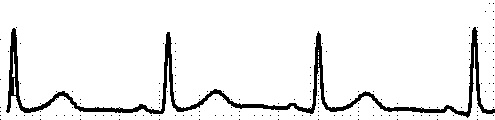
#> input picture Larkai assignment folder/1.jpg, 495 x 120 px
$ jupyter execute --allow-errors Assignment_Code.ipynb
#> lines starting #> are read from the running program, lines starting #| are printed output that depends on the picture; after the words box and inside, x2 and y2 are one past the last pixel; in counts of white or black regions, pixels touching at a corner belong together
[cell 1]
# Import Packages
import cv2
import matplotlib.pyplot as plt
import numpy as np

[cell 2]
# Read an image
I = cv2.imread("1.jpg")
#> I is the input picture: shape (120, 495, 3); min 0, max 255, mean 236.9
I = cv2.cvtColor(I, cv2.COLOR_BGR2GRAY)
#> I: shape (120, 495)

I.dtype

[cell 3]
# Show image
plt.set_cmap("gray")
plt.imshow(I)
plt.plot()

[cell 4]
# Apply median filter
median = cv2.medianBlur(I, 3)

# Show the filtered image
plt.imshow(median, cmap='gray')
plt.title('Image after Median Filter (3x3)')
plt.axis('off')  # Hide axis ticks and labels
plt.show()

[cell 5]
# Create a structuring element for erosion
kernel = np.ones((2, 2), np.uint8)

# Perform erosion to thin the lines
thinned_image = cv2.dilate(I, kernel, iterations=1)
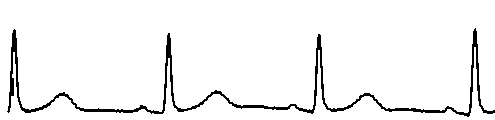
#> thinned_image: shape (120, 495); min 0, max 255, mean 243.2

# Show the thinned image
plt.imshow(thinned_image, cmap='gray')
plt.title('Thinned Image')
plt.axis('off')  # Hide axis ticks and labels
plt.show()

[cell 6]
# Threshold the image
_, thresholded = cv2.threshold(thinned_image, 200, 255, cv2.THRESH_BINARY)
#> thresholded: shape (120, 495); 95.3% white; 1 black region, box (x1, y1, x2, y2) and area: (7, 28, 495, 117) 2764

# Show the thresholded image
plt.imshow(thresholded, cmap='gray')
plt.title('Thresholded Image (Threshold = 200)')
plt.axis('off')  # Hide axis ticks and labels
plt.show()

[cell 7]
# Define the height and width of the image
height = 120
width = 495

# Find the height of the first black pixel from bottom in each column
bottom_heights = []
top_heights = []

for col in range(width):
    column = thresholded[:, col]
    black_indices = np.where(column < 100)[0]

    # Find bottom height
    if len(black_indices) > 0:
        bottom_height = height - np.min(black_indices)
    else:
        bottom_height = 0
    bottom_heights.append(bottom_height)

    # Find top height
    if len(black_indices) > 0:
        top_height = np.max(black_indices)
    else:
        top_height = height
    top_heights.append(top_height)
#> this loop made 495 passes
#> (black_indices, bottom_height, top_height) on passes 8, 9, 20, 21, 22, 23, 24, 25, 26, 27, 28, 29: ([111], 9, 111), ([106, 107, 108, 109, 110, 111, 112], 14, 112), ([97, 98, 99, 100, 101, 102, 103, 104], 23, 104), ([101, 102, 103, 104, 105, 106, 107], 19, 107), ([104, 105, 106, 107, 108, 109], 16, 109), ([107, 108, 109, 110], 13, 110), ([108, 109, 110], 12, 110), ([108, 109, 110, 111], 12, 111), ([109, 110, 111, 112], 11, 112), ([109, 110, 111, 112], 11, 112), ([109, 110, 111, 112], 11, 112), ([109, 110, 111, 112], 11, 112)
#> (bottom_height, top_height) on passes 10 to 15: (28, 111), (49, 107), (73, 95), (87, 95), (90, 95), (91, 51)
#> after the loop, bottom_heights = 495 values, max 92 at index 475, min 0 at index 0, mean 18.47; top_heights = 495 values, max 120 at index 0, min 46 at index 474, mean 106.2

# Convert lists to NumPy arrays
bottom_heights = np.array(bottom_heights)
top_heights = np.array(top_heights)

# Calculate the difference between the total height and top heights
diff_heights = height - top_heights
#> diff_heights = 495 values, max 74 at index 474, min 0 at index 0, mean 13.81

# Calculate mean_heights
mean_heights = np.empty(len(bottom_heights))
#> mean_heights = 495 values, max 74 at index 474, min 0 at index 4, mean 13.81
mean_heights[:20] = bottom_heights[:20]  # Assign bottom_heights directly for the first 20 elements to remove the noise(vertical line)
mean_heights[20:] = (bottom_heights[20:] + diff_heights[20:]) / 2  # Calculate mean for the rest

[cell 8]
# Smooth the mean heights by taking the mean of three consecutive elements
smoothed_heights = np.convolve(mean_heights, np.ones(3) / 3, mode='valid')
#> smoothed_heights = 493 values, max 90.33 at index 13, min 0 at index 0, mean 16.6


$ run again, with Larkai assignment folder/2.jpg copied over Larkai assignment folder/1.jpg
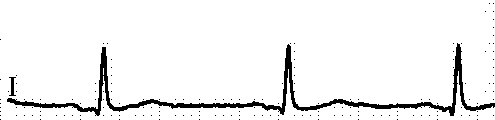
#> input picture Larkai assignment folder/2.jpg, 495 x 120 px
#> I is the input picture: shape (120, 495, 3); min 0, max 255, mean 240.6
#> I: shape (120, 495)
#> `thinned_image = cv2.dilate(I, kernel, iterations=1)`:
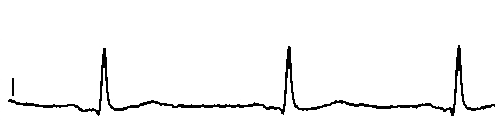
#> thinned_image: shape (120, 495); min 0, max 255, mean 245.7
#> thresholded: shape (120, 495); 96.3% white; 2 black regions, box (x1, y1, x2, y2) and area: (8, 45, 495, 116) 2145, (12, 78, 14, 96) 36
#> the loop `for col in range(width):` made 495 passes
#> (black_indices, bottom_height, top_height) on passes 9, 10, 11, 12, 15, 16, 17, 18: ([100, 101], 20, 101), ([99, 100, 101], 21, 101), ([99, 100, 101], 21, 101), ([99, 100, 101, 102], 21, 102), ([100, 101, 102], 20, 102), ([101, 102, 103], 19, 103), ([102, 103, 104], 18, 104), ([102, 103, 104], 18, 104)
#> after the loop `for col in range(width):`: bottom_heights = 495 values, max 75 at index 458, min 0 at index 0, mean 17.4; top_heights = 495 values, max 120 at index 0, min 67 at index 103, mean 106
#> diff_heights = 495 values, max 53 at index 103, min 0 at index 0, mean 13.96
#> mean_heights = 495 values, max 53 at index 103, min 0 at index 4, mean 13.96
#> smoothed_heights = 493 values, max 61.17 at index 457, min 0 at index 0, mean 15.78

$ run again, with Larkai assignment folder/3.jpg copied over Larkai assignment folder/1.jpg
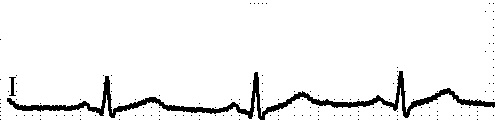
#> input picture Larkai assignment folder/3.jpg, 495 x 120 px
#> I is the input picture: shape (120, 495, 3); min 0, max 255, mean 239.8
#> I: shape (120, 495)
#> `thinned_image = cv2.dilate(I, kernel, iterations=1)`:
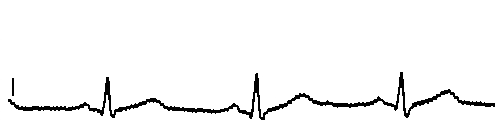
#> thinned_image: shape (120, 495); min 0, max 255, mean 244.7
#> thresholded: shape (120, 495); 95.9% white; 2 black regions, box (x1, y1, x2, y2) and area: (8, 72, 495, 120) 2372, (12, 78, 14, 96) 36
#> the loop `for col in range(width):` made 495 passes
#> (black_indices, bottom_height, top_height) on passes 9, 10, 11, 12, 15, 16, 17, 18: ([99, 100, 101], 21, 101), ([99, 100, 101], 21, 101), ([99, 100, 101, 102, 103], 21, 103), ([100, 101, 102, 103, 104], 20, 104), ([102, 103, 104, 105, 106], 18, 106), ([104, 105, 106, 107], 16, 107), ([105, 106, 107, 108], 15, 108), ([105, 106, 107, 108], 15, 108)
#> after the loop `for col in range(width):`: bottom_heights = 495 values, max 48 at index 400, min 0 at index 0, mean 17.21; top_heights = 495 values, max 120 at index 0, min 87 at index 400, mean 106.7
#> diff_heights = 495 values, max 33 at index 400, min 0 at index 0, mean 13.31
#> mean_heights = 495 values, max 33 at index 400, min 0 at index 4, mean 13.31
#> smoothed_heights = 493 values, max 39.17 at index 400, min 0 at index 0, mean 15.37

$ run again, with Larkai assignment folder/4.jpg copied over Larkai assignment folder/1.jpg
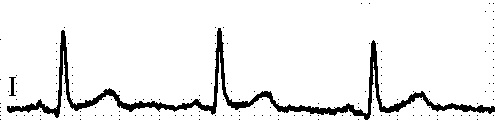
#> input picture Larkai assignment folder/4.jpg, 495 x 120 px
#> I is the input picture: shape (120, 495, 3); min 0, max 255, mean 236
#> I: shape (120, 495)
#> `thinned_image = cv2.dilate(I, kernel, iterations=1)`:
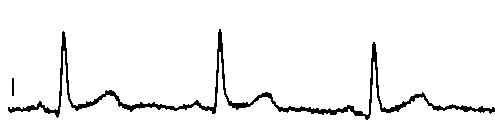
#> thinned_image: shape (120, 495); min 0, max 255, mean 242.1
#> thresholded: shape (120, 495); 94.9% white; 2 black regions, box (x1, y1, x2, y2) and area: (8, 29, 495, 120) 2995, (12, 78, 14, 96) 36
#> the loop `for col in range(width):` made 495 passes
#> (black_indices, bottom_height, top_height) on passes 9, 10, 11, 12, 15, 16, 17, 18: ([107, 108, 109, 110], 13, 110), ([107, 108, 109, 110, 111], 13, 111), ([109, 110, 111, 112], 11, 112), ([109, 110, 111, 112], 11, 112), ([108, 109, 110, 111], 12, 111), ([108, 109, 110], 12, 110), ([107, 108, 109, 110], 13, 110), ([107, 108, 109, 110], 13, 110)
#> after the loop `for col in range(width):`: bottom_heights = 495 values, max 91 at index 219, min 0 at index 0, mean 18.65; top_heights = 495 values, max 120 at index 0, min 50 at index 63, mean 106.5
#> diff_heights = 495 values, max 70 at index 63, min 0 at index 0, mean 13.46
#> mean_heights = 495 values, max 70 at index 63, min 0 at index 4, mean 13.46
#> smoothed_heights = 493 values, max 77.67 at index 219, min 0 at index 0, mean 16.2
